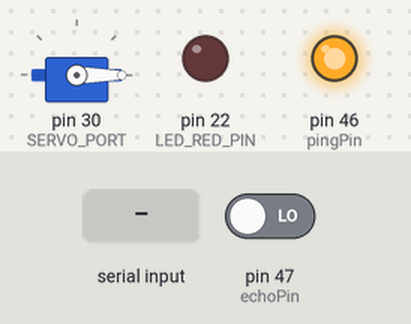
Bench run of a sketch on a simulated Arduino Mega 2560, built with avr-gcc and run on an emulated ATmega2560. On the bench: servo, output pins drawn as LEDs (lit = HIGH). The inputs (shaded band) are chosen by the test bench; at power-on: pin 47 (echoPin) LOW.

Above: at 1.2 s.
1.3 s: "1" received over Serial
At 3.4 s:
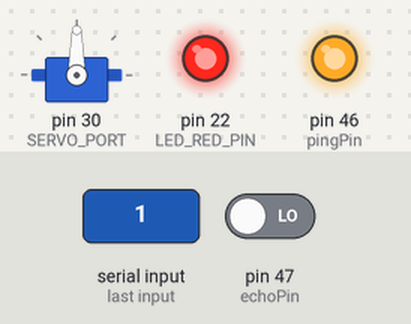
At 4.1 s:
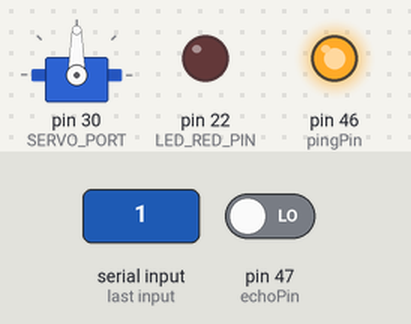
Timing chart, 0 to 5.6 s (numbered marks = the images above; inputs shaded):
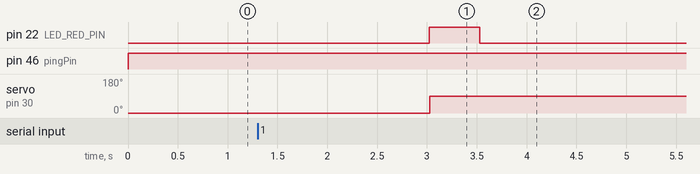

The sketch:

Parking_door2.ino
```cpp
#include <Servo.h>
#include <SoftwareSerial.h>

SoftwareSerial mySerial(53, 52);

Servo servo;
const int SERVO_PORT = 30;

const int LED_RED_PIN = 22;
const int pingPin = 46;
const int echoPin = 47;

long openDoor;
long closeDoor;
bool isOpen = false;
bool isClose = true;
bool duringClose = false;
int distance;

void setup() {
  pinMode(LED_RED_PIN, OUTPUT);

  Serial.begin(9600);
  mySerial.begin(9600);

  servo.attach(SERVO_PORT);
  servo.write(0);
}

void loop() {
  int localDistance = getDistance();
  if(localDistance > 0) {
    distance = localDistance;
  }

  closeDoor = millis();
  if (isOpen) {
    if((millis() - openDoor) / 1000 > 10) {
      mySerial.println("distance: "+String(distance));
      decide("3");
    }
  }
  if (Serial.available() > 0) {
    String message = Serial.readString();
    mySerial.println("Received Message: "+message);
    decide(message);
  }
  if(duringClose) {
    if(distance <= 50) {
      decide("1");
    }
  }
}

int getDistance() {
  long duration, inches, cm;
  pinMode(pingPin, OUTPUT);
  digitalWrite(pingPin, LOW);
  digitalWrite(pingPin, HIGH);
  pinMode(echoPin, INPUT);
  duration = pulseIn(echoPin, HIGH);
  distance = duration * 0.034 / 2;

  return distance;
}

void decide(String text) {
  if (text == "1") {
    isOpen = true;
    isClose = false;
    digitalWrite(LED_RED_PIN, HIGH);
    for(int i=0; i<=90; ++i) {
      servo.write(i);
    }
    openDoor = millis();
    delay(500);
    digitalWrite(LED_RED_PIN, LOW);
  } else if (text == "3") {
    distance = getDistance();
    if(distance > 50) {
      duringClose = true;
      isOpen = false;
      isClose = true;
      int degree = servo.read();
      digitalWrite(LED_RED_PIN, HIGH);
      for(int i=degree; i>=0; --i) {
        servo.write(i);
      }
      delay(500);
      duringClose = false;
      digitalWrite(LED_RED_PIN, LOW);
    }
  }
}

long microsecondsToInches(long microseconds) {
  return microseconds / 74 / 2;
}

long microsecondsToCentimeters(long microseconds) {
  return microseconds / 29 / 2;
}
```

Measured:
- after the input at 1.3 s, pin 22 (LED_RED_PIN): LOW → HIGH after 1.7 s, → LOW 0.51 s later; servo on pin 30 (SERVO_PORT): 0° → 90° after 1.7 s
